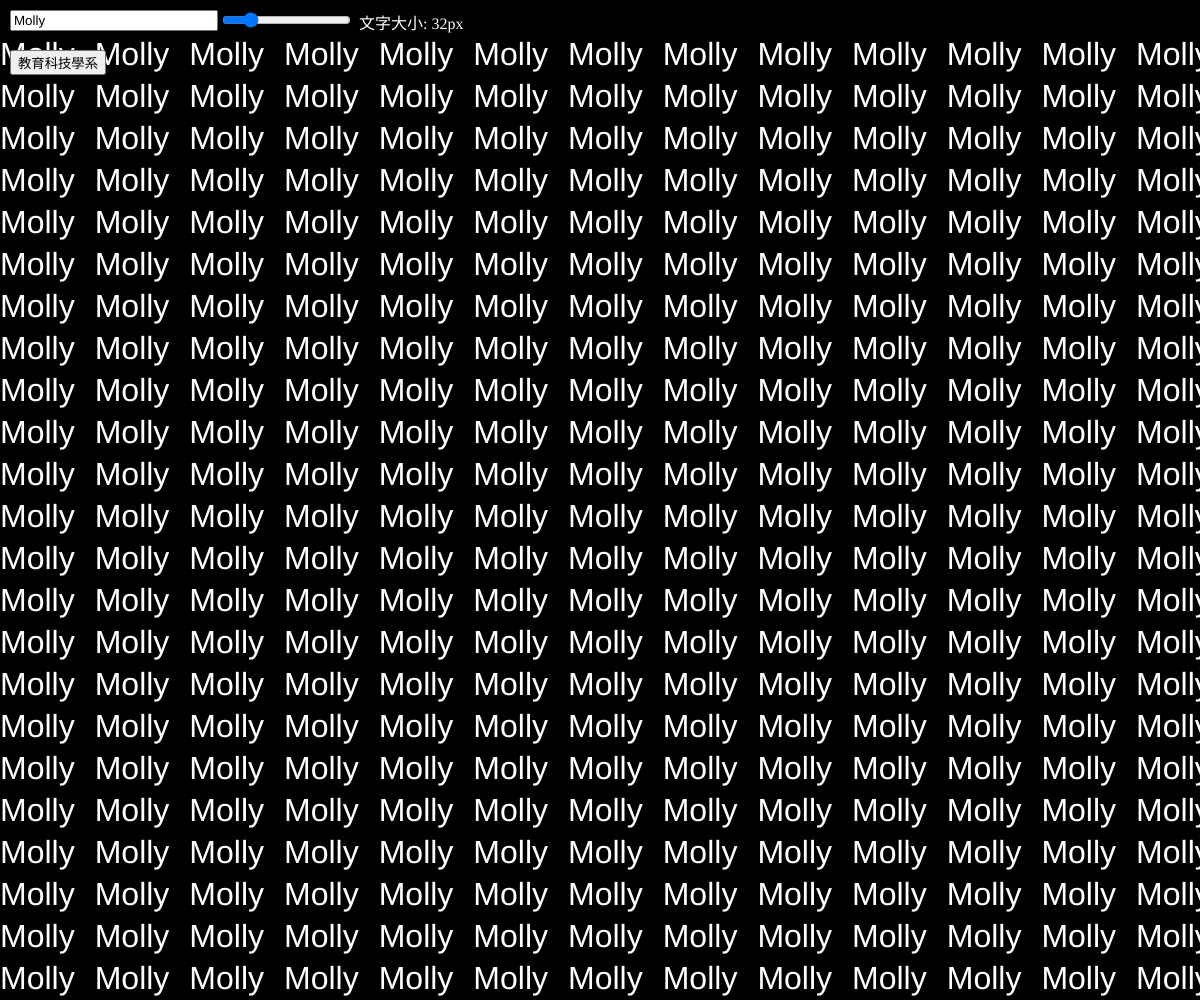
Frame 1 (no input)
Frame 60 (no input): identical to frame 1, image omitted
Frame 120 (the mouse pressed at the canvas centre since frame 60): identical to frame 1, image omitted

The p5.js sketch that drew this single still picture (run headless with seeded random() and noise() and a simulated clock; from frame 60 on, the mouse is pressed at the canvas centre):

// p5.js sketch
// ── sketch.js
let input;
let slider;
let sliderLabel;
let button;
let isBouncing = false;
let etButton;
let iframeDiv;

function setup() {
  createCanvas(windowWidth, windowHeight);
  input = createInput();
  input.position(10, 10);
  input.size(200);
  input.value('Molly');
  
  slider = createSlider(28, 50, 32);
  slider.position(input.x + input.width + 10, 10);
  
  sliderLabel = createDiv('文字大小: ' + slider.value() + 'px');
  sliderLabel.position(slider.x + slider.width + 10, 10);
  sliderLabel.style('color', 'white');
  
  button = createButton('跳動');
  button.position(sliderLabel.x + sliderLabel.width + 10, 10);
  button.mousePressed(toggleBounce);

  // 新增教育科技學系按鈕
  etButton = createButton('教育科技學系');
  etButton.position(10, 50);
  etButton.mousePressed(showIframe);
}

function draw() {
  background(0); // 設置背景顏色為黑色
  fill(0); // 設置文字顏色為黑色
  rect(0, 0, width, 40); // 清空滑桿那一行的背景
  fill(255); // 設置文字顏色為白色
  let textValue = input.value();
  let textSizeValue = slider.value();
  textAlign(LEFT, TOP);
  textSize(textSizeValue);
  
  sliderLabel.html('文字大小: ' + textSizeValue + 'px');
  
  let y = 40; // 從40開始，避免覆蓋滑桿那一行
  while (y < height) {
    let x = 0;
    while (x < width) {
      let offset = isBouncing ? sin(frameCount * 0.1 + x * 0.05) * 10 : 0;
      text(textValue, x, y + offset);
      x += textWidth(textValue) + 20; // 每行之間的間距
    }
    y += textSizeValue + 10; // 每行之間的間距
  }
}

function toggleBounce() {
  isBouncing = !isBouncing;
}

function showIframe() {
  if (!iframeDiv) {
    iframeDiv = createDiv();
    // 計算居中位置
    let iframeWidth = 800;
    let iframeHeight = 600;
    let centerX = (windowWidth - iframeWidth) / 2;
    let centerY = (windowHeight - iframeHeight) / 2;

    iframeDiv.position(centerX, centerY); // 設定框的位置為居中
    iframeDiv.size(iframeWidth, iframeHeight); // 設定框的大小
    iframeDiv.style('border', '1px solid white');

    let iframe = createElement('iframe');
    iframe.attribute('src', 'https://www.et.tku.edu.tw/');
    iframe.attribute('width', '100%');
    iframe.attribute('height', '100%');
    iframe.style('border', 'none');
    iframe.parent(iframeDiv);
  } else {
    iframeDiv.remove(); // 如果已經存在，則移除框
    iframeDiv = null;
  }
}

function windowResized() {
  resizeCanvas(windowWidth, windowHeight);
}
